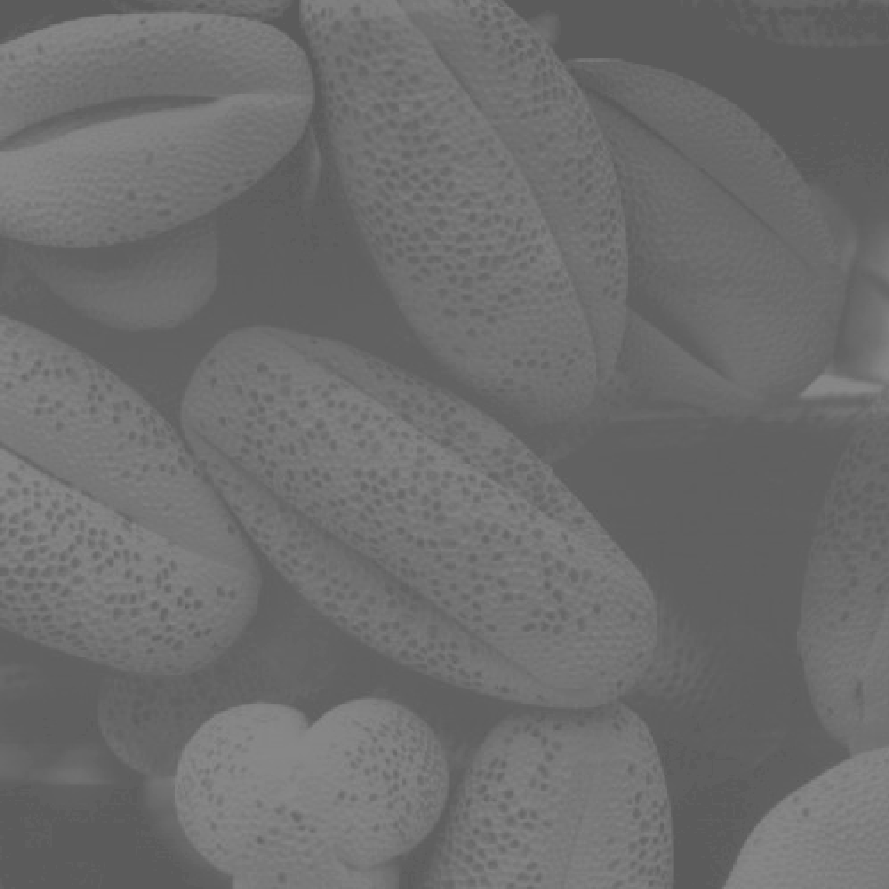
#> input picture Basic_Image_Processing/pollen_grains.tif, 889 x 889 px
$ jupyter execute Image_Enhancement.ipynb
#> lines starting #> are read from the running program, lines starting #| are printed output that depends on the picture
[cell 1]
from PIL import Image, ImageEnhance
import matplotlib.pyplot as plt
import cv2
import numpy as np

## Brightness enhancement

**Brightness enhancement is a technique used to adjust the brightness level of an image. It's commonly used to make the image brighter or darker. In brightness enhancement, the pixel values of an image are adjusted to increase or decrease the overall brightness of the image. This can be done by multiplying each pixel value by a constant factor or by adding a constant value to each pixel**

[cell 2]
im = Image.open('pollen_grains.tif')
#> im is the input picture: PIL image 889x889 L; min 91, max 138, mean 109.1

curr_bri = ImageEnhance.Brightness(im)
new_bri = 2.1

img_brightened = curr_bri.enhance(new_bri)
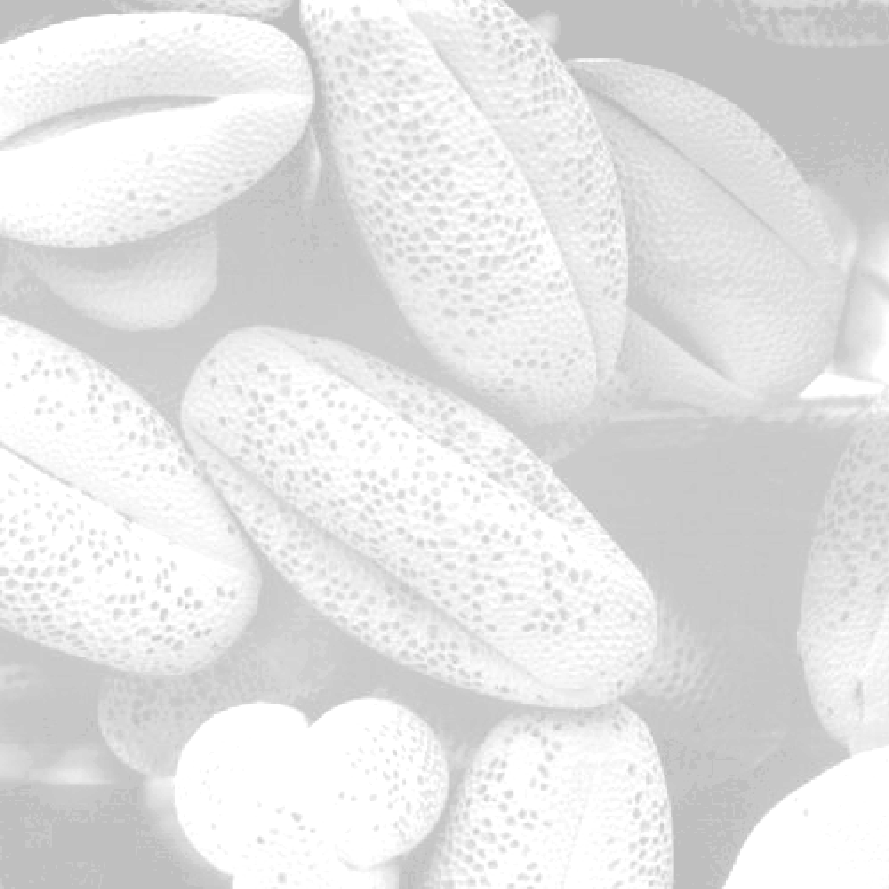
#> img_brightened: PIL image 889x889 L; min 191, max 255, mean 226.8

fig, (ax1, ax2) = plt.subplots(1, 2)

ax1.imshow(im,cmap='gray')
ax1.set_title("  Original Pollen")
ax2.imshow(img_brightened,cmap='gray')
ax2.set_title(" Enhanced Pollen")

plt.show();
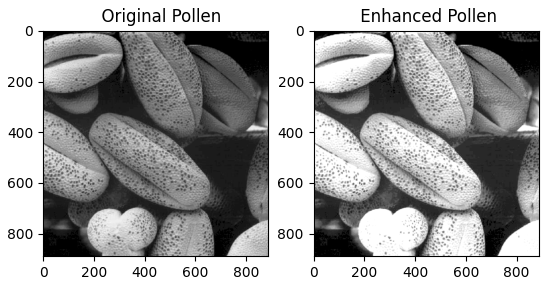
#> figure drawn by matplotlib, 2 panels

## Brightness slicing

**It is a technique used to highlight specific features of an image by isolating a range of pixel intensities. It's commonly used in medical imaging to identify regions of interest, such as tumors or blood vessels. In intensity slicing, a range of pixel intensities is selected, and all pixels within that range are set to a maximum value, while all other pixels are set to a minimum value. This creates a binary image that highlights the regions of interest in the original image**

[cell 3]
def Brightnessslicing(image,Imin,Imax):
    image = cv2.GaussianBlur(image, (5,5),0)
    width,height = image.shape
    x = np.zeros((width,height),dtype = 'int8')
    for i in range(width):
        for j in range(height):
            if (image[i,j]>Imin and image[i,j]<Imax):
                x[i,j] = 255
                print(x[i,j])
            else:
                x[i,j] = image[i,j]

    fig, (ax1, ax2) = plt.subplots(1, 2)

    ax1.imshow(image,cmap = 'gray',vmin = 0,vmax = 255)
    ax1.set_title("  Original Image")
    ax2.imshow(x,cmap = 'gray',vmin = 0,vmax = 255)
    ax2.set_title('Brighter Sliced Image')

[cell 4]
image = cv2.imread('kidney.tif')
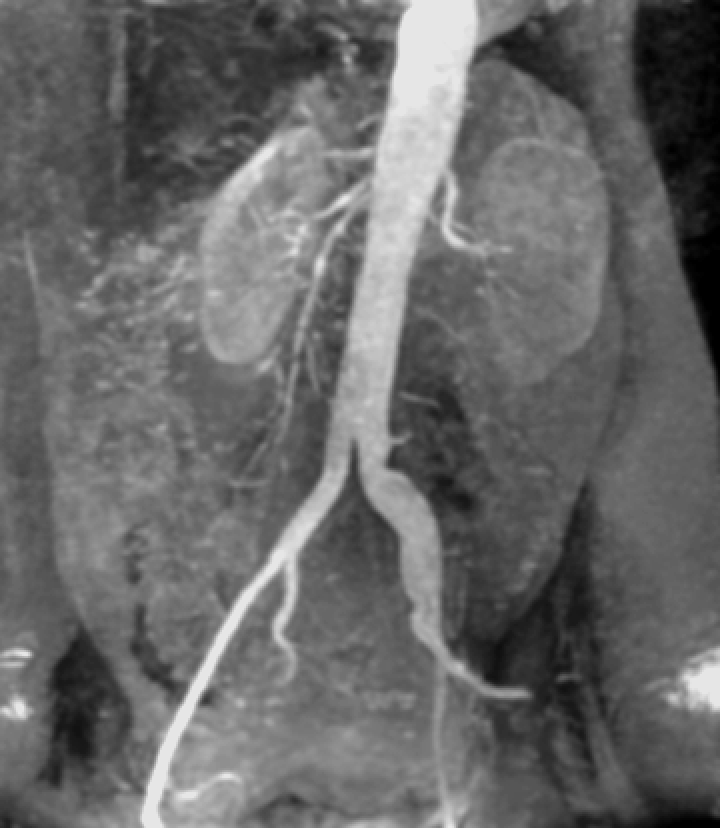
#> input picture Basic_Image_Processing/kidney.tif, 720 x 828 px
#> image is the input picture: shape (828, 720, 3); min 0, max 230, mean 103.5
image = cv2.cvtColor(image,cv2.COLOR_BGR2GRAY)
#> image: shape (828, 720)
Brightnessslicing(image,100,100)
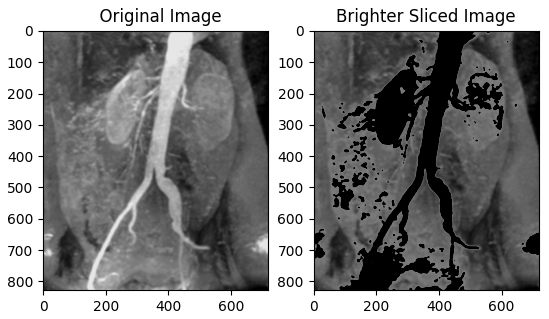
#> figure drawn by matplotlib, 2 panels
